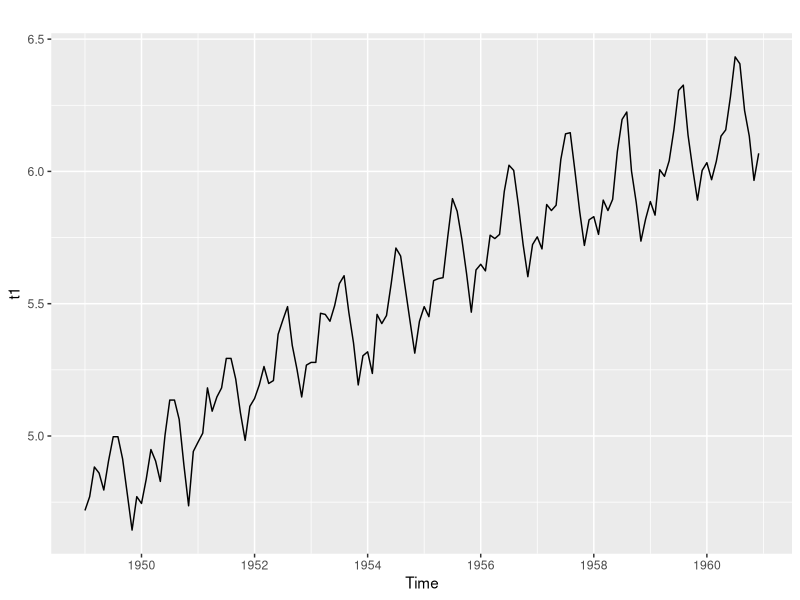
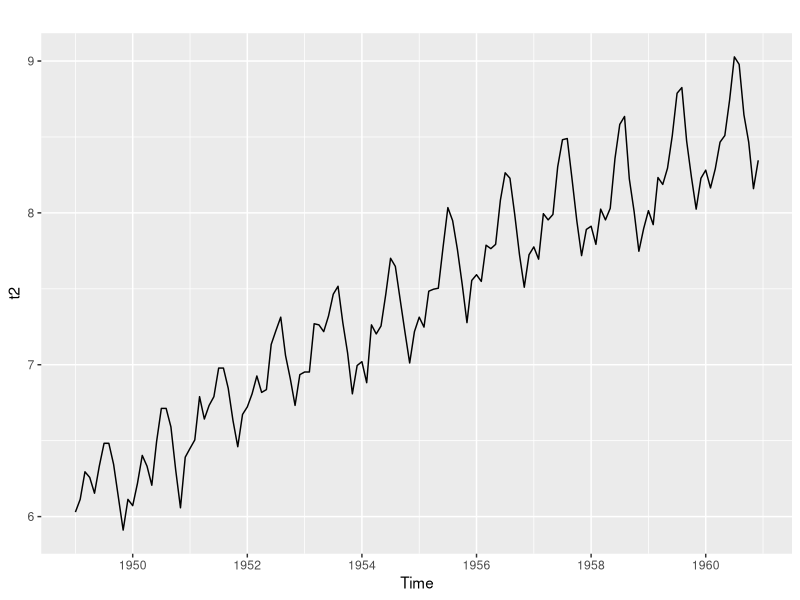
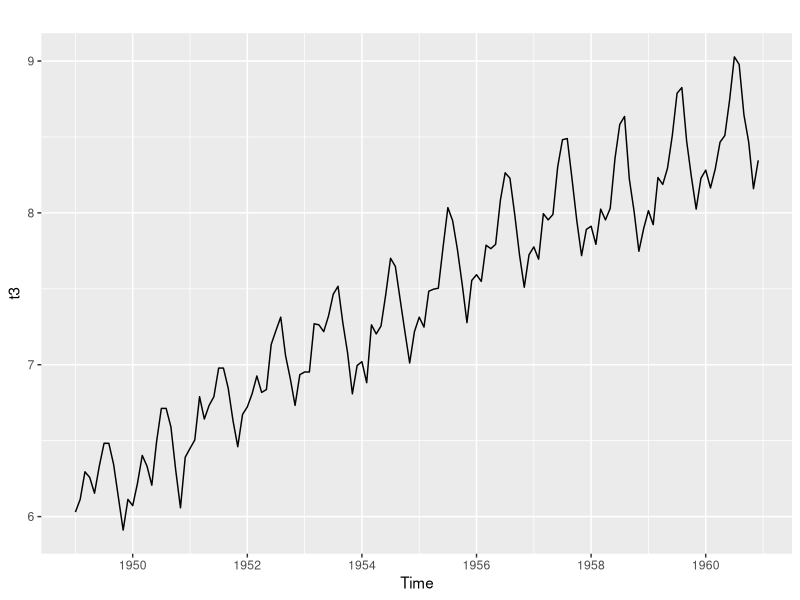
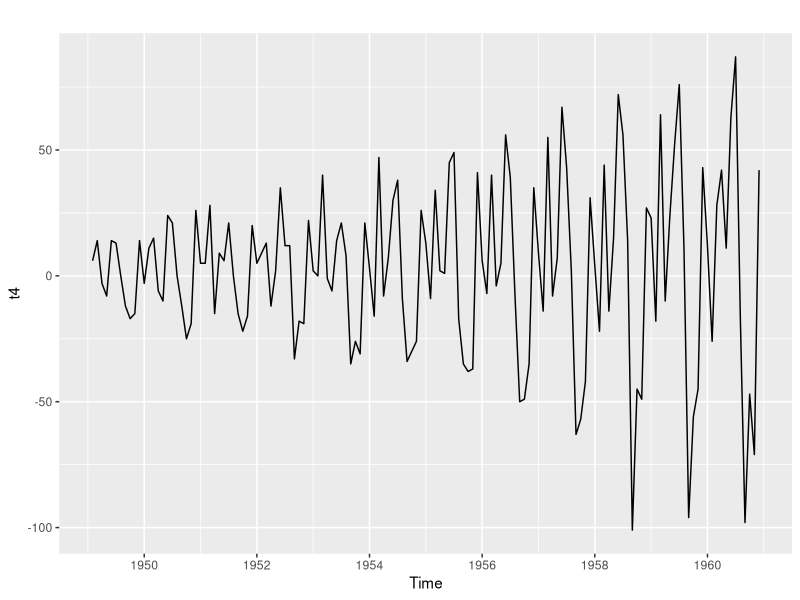
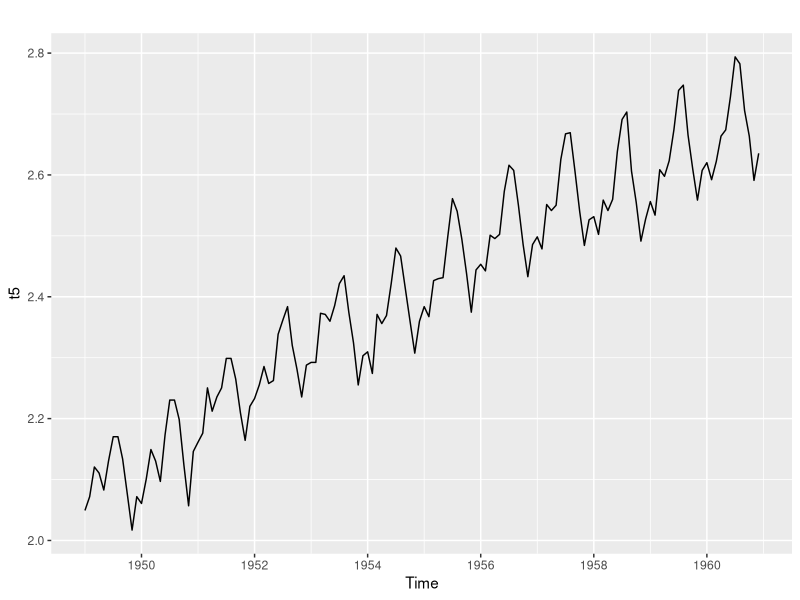
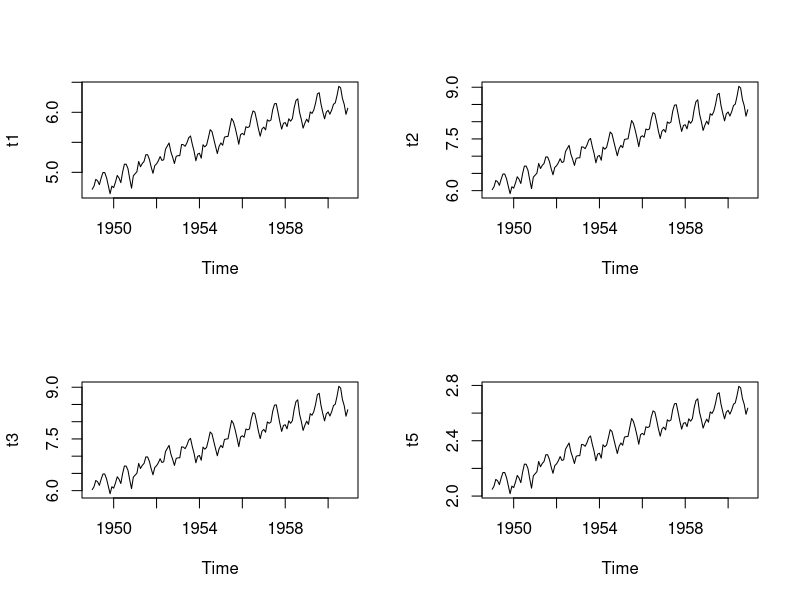

Here is the R script that generated these plots, in order:
library(forecast)
library(ggplot2)

t1 = BoxCox(AirPassengers, lambda = 0)
autoplot(t1)

t2 = BoxCox(AirPassengers, lambda = 0.1)
autoplot(t2)

# generate a lambda
lbd = BoxCox.lambda(AirPassengers)
lbd

t3 = BoxCox(AirPassengers, lambda = 0.1)
autoplot(t3)

t4 = diff(AirPassengers)
autoplot(t4)

t5 = log10(AirPassengers)
autoplot(t5)

# compare all
split.screen(figs = c(2,2))
screen(1)
plot(t1, main= "")
screen(2)
plot(t2, main="")
screen(3)
plot(t3, main="")
screen(4)
plot(t5, main="")
close.screen(all=T)
